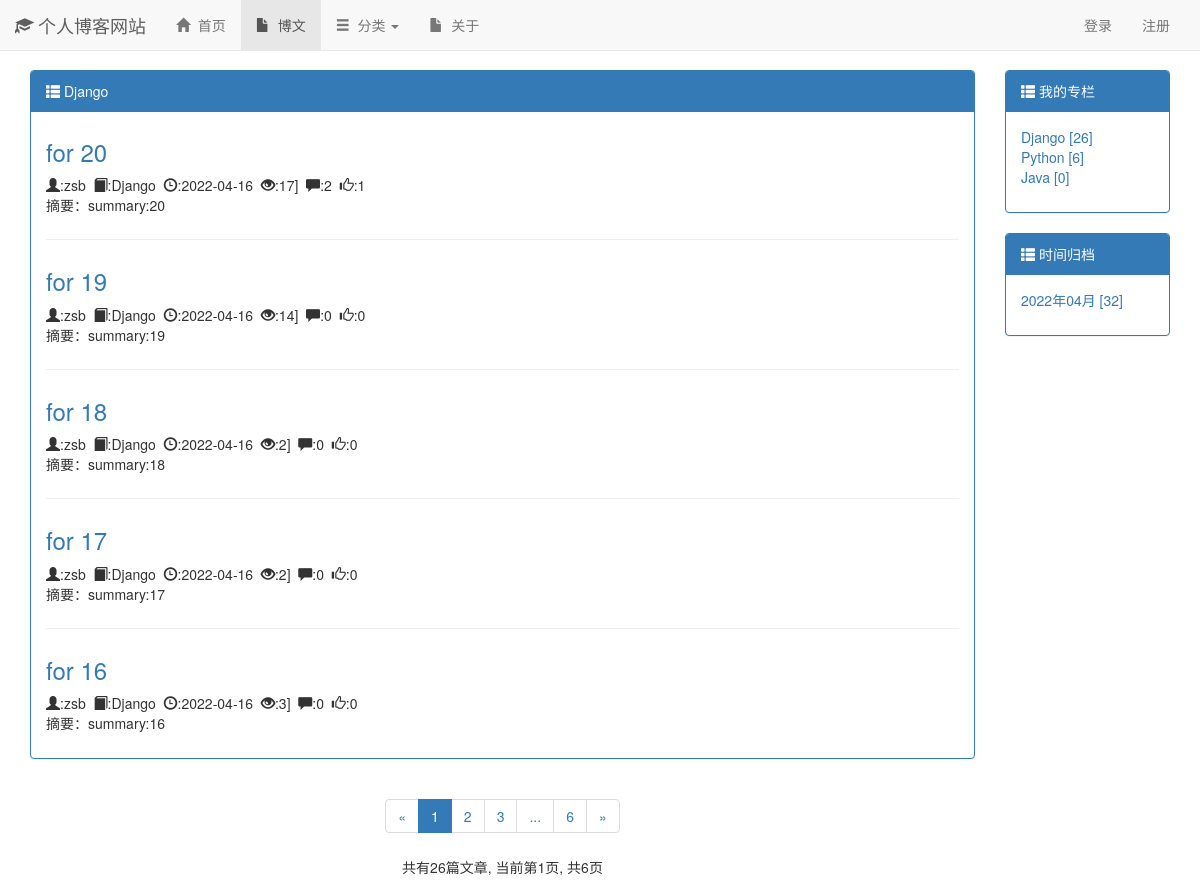
The page /blog/type/1 on the database its author committed.
### blog/models.py (models this page shows, shortened)
class BlogType(models.Model): # 博文类型的模型，对博文分类
	type_name = models.CharField(max_length = 15)	# 分类名字段
	def __str__(self):  # 显示类型的名称
		return self.type_name

class Blog(models.Model, ReadNumExpandMethod):	# 创建博文模型，添加博文字段
	title = models.CharField(max_length = 50)  # 文章标题字段
	blog_type = models.ForeignKey(BlogType, on_delete=models.CASCADE)
	summary = models.TextField()  # 文章摘要字段
	content = RichTextField()				# 文章内容字段
	author = models.ForeignKey(User, on_delete=models.CASCADE) # 文章作者字段
	read_details= GenericRelation(ReadDetail)
	created_time = models.DateTimeField(auto_now_add = True)	# 创建时间字段
	last_updated_time = models.DateTimeField(auto_now = True)	# 最新更新时间字段
	class Meta:
		ordering = ['-created_time']

### read_statistics/models.py (models this page shows)
class ReadNum(models.Model):
    read_num = models.IntegerField(default=0)
    content_type = models.ForeignKey(ContentType, on_delete=models.CASCADE)
    object_id = models.PositiveIntegerField()
    content_object = GenericForeignKey('content_type', 'object_id')

### likes/models.py (models this page shows)
class LikeCount(models.Model):
    content_type = models.ForeignKey(ContentType, on_delete=models.CASCADE)
    object_id = models.PositiveIntegerField()
    content_object = GenericForeignKey('content_type', 'object_id')
    liked_num = models.IntegerField(default=0)

### blog/views.py (the view)
# urls.py: path('type/<int:blog_type_pk>', views.blogs_with_type, name = "blogs_with_type"),
def blogs_with_type(request, blog_type_pk):   # 该方法按类型分类博文，同一类型的博文展现在同一界面
    blog_type = get_object_or_404(BlogType, pk = blog_type_pk) # 获取BlogType模型中的 类型名
    blogs_all_list = Blog.objects.filter(blog_type = blog_type)
    context = get_blog_list_common_data(request, blogs_all_list)
    context['blog_type'] = blog_type
    return render(request,'blog/blogs_with_type.html', context)

### comment/templatetags/comment_tags.py (called while the page is built)
@register.simple_tag
def get_comment_count(obj):
    content_type = ContentType.objects.get_for_model(obj)
    return Comment.objects.filter(content_type=content_type, object_id=obj.pk).count()

### likes/templatetags/likes_tags.py (called while the page is built)
@register.simple_tag
def get_like_count(obj):
    content_type = ContentType.objects.get_for_model(obj)
    like_count, created = LikeCount.objects.get_or_create(content_type=content_type, object_id=obj.pk)
    return like_count.liked_num

### read_statistics/models.py (called while the page is built)
	def get_read_num(self):
		try:
			ct = ContentType.objects.get_for_model(self)
			readnum = ReadNum.objects.get(content_type=ct, object_id=self.pk)
			return readnum.read_num
		except exceptions.ObjectDoesNotExist:
			return 0

### user/context_processors.py (called while the page is built)
def login_modal_form(request):
    return {'login_modal_form': LoginForm()}

### blog/templates/blog/blogs_with_type.html (shortened to what this page needs)
{% extends 'blog/blog_list.html' %}
{% block blog_list_title %} {{ blog_type.type_name }}{% endblock %}

### blog/templates/blog/blog_list.html (shortened to what this page needs)
{% extends 'base.html' %}
{% block nav_blog_active %} active {% endblock %}
{% load staticfiles %}
{% load comment_tags %}
{% load likes_tags %}
{% block header_extends %}
    <link rel="stylesheet" href="{% static 'blog/blog_list.css' %}">
{% endblock%}
{% block content %}
    <div class="container">
        <div class="row">
            <div class="col-xs-12 col-sm-8 col-md-9 col-lg-10 col-xs-offset-0">
                <div class="panel panel-primary">
                    <div class="panel-heading">
                        <span class="glyphicon glyphicon-th-list" aria-hidden="true"></span>
                        {% block blog_list_title %}{% endblock %}
                    </div>
                    <div class="panel-body">
                        {% for blog in blogs %}
                        <div class="blog">
                            <h3>
                                <a href="{% url 'blog_detail' blog.pk %}">
                                    {{ blog.title }}
                                </a>
                            </h3>
                            <p class="blog-info">
                                <span class="glyphicon glyphicon-user" aria-hidden="true"></span>:{{ blog.author }}&nbsp;
                                <span class="glyphicon glyphicon-book" aria-hidden="true"></span>:{{ blog.blog_type }}&nbsp;
                                <span class="glyphicon glyphicon-time" aria-hidden="true"></span>:{{ blog.created_time|date:"Y-m-d" }}&nbsp;
                                <span class="glyphicon glyphicon-eye-open" aria-hidden="true"></span>:{{ blog.get_read_num }}]&nbsp;
                                <span class="glyphicon glyphicon-comment" aria-hidden="true"></span>:{% get_comment_count blog %}&nbsp;
                                <span class="glyphicon glyphicon-thumbs-up" aria-hidden="true"></span>:{% get_like_count blog %}
                            </p>
                            <p>摘要：{{ blog.summary }}</p>
                        </div>
                        {% empty %}
                            <div class="blog">
                                <h3>-- 暂无博客，敬请期待</h3>
                            </div>
                        {% endfor %}
                    </div>
                </div>
                <div class="paginator">
                  <ul class="pagination">
                    <li>
                        {% if page_of_blogs.has_previous %}
                            <a href="?page = {{page_of_blogs.previous_page_number }}" aria-label="Previous">
                                <span aria-hidden="true">&laquo;</span>
                            </a>
                        {% else %}
                            <span aria-hidden="true">&laquo;</span>
                        {% endif %}
                    </li>
                    {% for page_num in page_range %}
                        {% if page_num == page_of_blogs.number %}
                            <li class="active"><span >{{ page_num }}</span></li>
                        {% else %}
                            {% if page_num == '...' %}
                                <li><span >{{ page_num }}</span></li>
                            {% else %}
                                <li><a href="?page={{ page_num}}">{{ page_num }}</a></li>
                            {% endif %}
                      {% endif %}
                    {% endfor %}
                    <li>
                        {% if page_of_blogs.has_next %}
                            <a href="?page = {{page_of_blogs.number.next_page_number }}" aria-label="Next">
                                <span aria-hidden="true">&raquo;</span>
                            </a>
                        {% else %}
                            <span aria-hidden="true">&raquo;</span>
                        {% endif %}
                    </li>
                  </ul>
                    <p>
                        共有{{page_of_blogs.paginator.count}}篇文章,
                        当前第{{ page_of_blogs.number }}页,
                        共{{ page_of_blogs.paginator.num_pages }}页
                    </p>
                </div>
            </div>
            <div class="hidden-xs col-sm-4 col-md-3 col-lg-2">
                <div class="panel panel-primary">
                    <div class="panel-heading">
                        <span class="glyphicon glyphicon-th-list" aria-hidden="true"></span>
                        我的专栏</div>
                    <div class="panel-body">
                        <ul class = "blog-types">
                            {% for blog_type in blog_types %}
                                <li>
                                    <a href="{% url 'blogs_with_type' blog_type.pk %}">
                                        {{ blog_type.type_name }} [{{ blog_type.blog_count }}]
                                    </a>
                                </li>
                            {% empty %}
                                <li>暂无分类</li>
                            {% endfor %}
                        </ul>
                    </div>
                </div>
                <div class="panel panel-primary">
                    <div class="panel-heading">
                        <span class="glyphicon glyphicon-th-list" aria-hidden="true"></span>
                        时间归档
                    </div>
                    <div class="panel-body">
                        <ul class="blog-dates">
                            {% for blog_date, blog_count in blog_dates.items %}
                                <li>
                                    <a href="{% url 'blogs_with_date' blog_date.year blog_date.month %}">
                                        {{ blog_date|date:"Y年m月" }} [{{ blog_count }}]
                                    </a>
                                </li>
                            {% endfor %}
                        </ul>
                    </div>
                </div>
            </div>
        </div>
    </div>
{% endblock %}

### static/base.css (style rules this page uses)
* { margin: 0; padding: 0; }
body { margin-top: 70px!important; }
ul { list-style-type: none!important; }

### blog/static/blog/blog_list.css (style rules this page uses)
ul.blog-types { list-style-type: none; }
ul.blog-dates { list-style-type: none; }
div.blog:not(:last-child) { margin-bottom: 2em; padding-bottom: 1em; border-bottom: 1px solid #eee; }
div.blog h3 { margin-top: 0.5em; }
div.blog p.blog-info { margin-bottom: 0; }
div.paginator { text-align: center; }

### rows shown on the page
BlogType: type_name "Django", blog_count "26"
Blog: title "for 20", author "zsb", blog_type "Django", created_time "2022-04-16", get_read_num "17", id "2", id.liked_num "1", summary "summary:20"
Blog: title "for 19", author "zsb", blog_type "Django", created_time "2022-04-16", get_read_num "14", id "0", id.liked_num "0", summary "summary:19"
Blog: title "for 18", author "zsb", blog_type "Django", created_time "2022-04-16", get_read_num "2", id "0", id.liked_num "0", summary "summary:18"
Blog: title "for 17", author "zsb", blog_type "Django", created_time "2022-04-16", get_read_num "2", id "0", id.liked_num "0", summary "summary:17"
Blog: title "for 16", author "zsb", blog_type "Django", created_time "2022-04-16", get_read_num "3", id "0", id.liked_num "0", summary "summary:16"
BlogType: type_name "Python", blog_count "6"
BlogType: type_name "Java", blog_count "0"

### other values the page prints
{{ page_num }} "1"
{{ page_num }} "2" "3" "6"
{{ page_num }} "..."
{{ page_of_blogs.paginator.count }} "26"
{{ page_of_blogs.number }} "1"
{{ page_of_blogs.paginator.num_pages }} "6"
{{ blog_date|date:"Y年m月" }} "2022年04月"
{{ blog_count }} "32"
